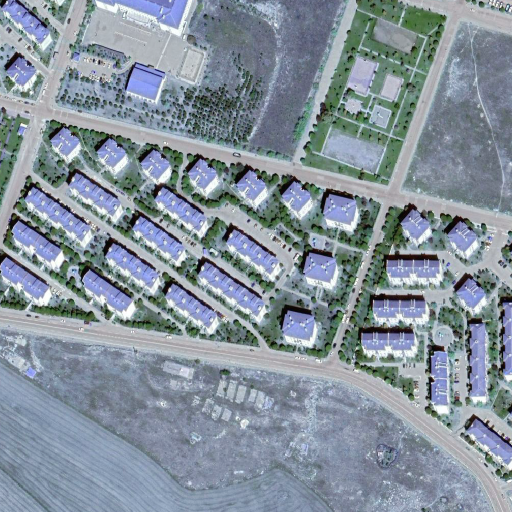
#> input picture buildings.png, 1024 x 1024 px (shown at 1/2 size)
$ python plot_bbox_offset.py
#> lines starting #> are read from the running program, lines starting #| are printed output that depends on the picture; after the words box and inside, x2 and y2 are one past the last pixel; in counts of white or black regions, pixels touching at a corner belong together
import cv2

im_path = 'buildings.png'
img = cv2.imread(im_path)
#> img is the input picture: shape (1024, 1024, 3); mean B, G, R 156.2, 145.1, 133

bboxes = [[559., 607.,  80.,  97.],
        [606, 510, 72, 68],
        [776, 526, 106, 48],
        [720., 654., 118.,  68.],
        [888, 436, 74, 86],
        [766, 506, 134, 78],
        [852, 700, 60, 136],
        [644, 386, 80, 84],

        ]
offsetes = [[-1.5281978*6, -3.429912*6 ],
            [-1.7888961*6, -1.7642419*6],
            [-3.210652*6,6*   -0.90059865],
            [6*-3.1665087, -2.587991*6 ],
            [-1.2137605*6, -2.5592842*6],
            [-3.8895855*6, -1.8631905*6],
            [-2.632319*6,  -3.9743512*6],
            [-1.7618666 *6, 6*-1.2724816 ]]

for bbox, offset in zip(bboxes, offsetes):
    start = (int(bbox[0]+bbox[2]/2), int(bbox[1]+bbox[3]/2))
    endpoint = (int(start[0]+offset[0]),int(start[1]+offset[1]))
    cv2.arrowedLine(img,endpoint, start, (0,0,255),2,0,0,0.2)
    cv2.rectangle(img, (int(bbox[0]), int(bbox[1])), (int(bbox[0]+bbox[2]), int(bbox[1]+bbox[3])), (0,255,0), 2)
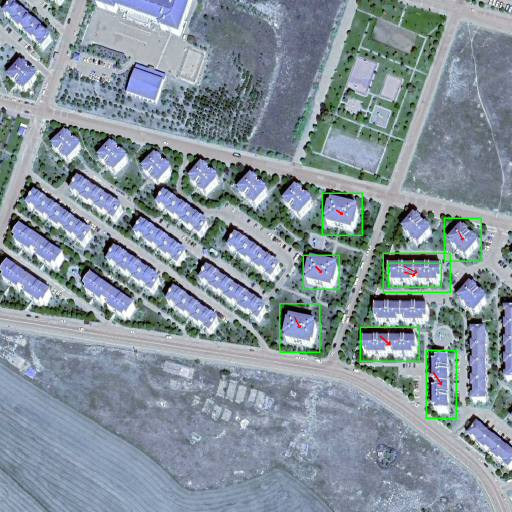
#> img: shape (1024, 1024, 3) (shown at 1/2 size); 0.85% of pixels changed, all inside (x1, y1, x2, y2) = (558, 385, 964, 838)
cv2.imwrite('buildings_bbox_offset.png', img)
cv2.imshow('image', img)
cv2.waitKey(0)
